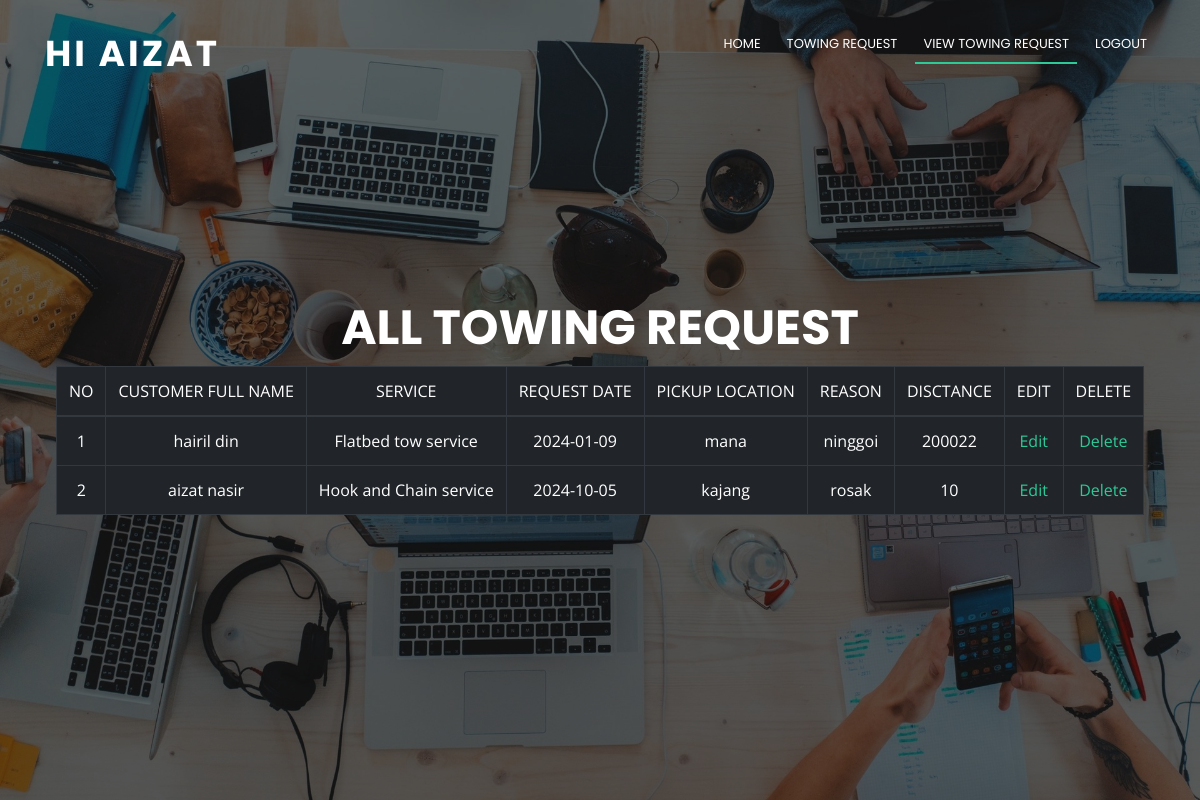
The app's page /viewNT.php (signed in) with its own data.
### tables this page shows
CREATE TABLE `towing_request` (
  `Towing_Request_ID` int NOT NULL,
  `Customer_ID` int NOT NULL,
  `ServiceType_ID` int NOT NULL,
  `Request_Date` date NOT NULL,
  `Request_Time` time NOT NULL,
  `Pickup_Location` varchar(100) NOT NULL,
  `Reason_For_Tow` varchar(300) NOT NULL,
  `Request_Urgency` tinyint(1) NOT NULL,
  `Request_Distance` int NOT NULL
);

CREATE TABLE `customer` (
  `Customer_ID` int NOT NULL,
  `Customer_FirstName` varchar(50) NOT NULL,
  `Customer_LastName` varchar(50) NOT NULL,
  `Customer_PhoneNum` int NOT NULL,
  `Customer_Address` varchar(50) NOT NULL
);

CREATE TABLE `service_type` (
  `ServiceType_ID` int NOT NULL,
  `ServiceType_Name` varchar(50) NOT NULL,
  `ServiceType_Description` varchar(300) NOT NULL
);

### function.php (called while the page is built, shortened)
<?php
function getAllTr(){
  $con=mysqli_connect("localhost", "root", "root", "a");
   $sql="SELECT *, c.Customer_FirstName,c.Customer_LastName, ser.ServiceType_Name
       FROM towing_request
       LEFT JOIN customer c ON towing_request.customer_id = c.Customer_ID
       LEFT JOIN service_type ser ON towing_request.ServiceType_ID = ser.ServiceType_ID;";
   $qry = mysqli_query($con,$sql);
   return $qry;
}
 ?>

### viewNT.php (the view, shortened to what this page needs)
<?php
include "function.php";
$res = getAllTr();
?>
<!DOCTYPE html>
<html lang="en">
<head>
  <link rel="stylesheet" href="https://cdnjs.cloudflare.com/ajax/libs/font-awesome/4.7.0/css/font-awesome.min.css">
  <link href="lib/bootstrap/css/bootstrap.min.css" rel="stylesheet">
  <link href="lib/font-awesome/css/font-awesome.min.css" rel="stylesheet">
  <link href="lib/animate/animate.min.css" rel="stylesheet">
  <link href="css/style.css" rel="stylesheet">
</head>
<body>
  <header id="header">
    <div class="container">
<?php
$username = $_SESSION['username'];
 ?>
      <div id="logo" class="pull-left">
        <h1><a href="#hero"> <?php echo "Hi ".$username; ?> </a></h1>
      </div>
      <nav id="nav-menu-container">
        <ul class="nav-menu">
          <li class=""><a href="MainMenu.php">Home</a></li>
          <li class=""><a href="towingRequest.php">TOWING REQUEST</a></li>
          <li class="menu-active"><a href="#hero">VIEW TOWING REQUEST</a></li>
          <li class=""><a href="logout.php">Logout</a></li>
        </ul>
      </nav>
    </div>
  </header>
  <section id="hero">
    <div class="hero-container">
      <div>
      <h1>All Towing Request</h1>
       <table class="table table-bordered table-dark">
         <thead>
              <td>NO</td>
              <td>CUSTOMER FULL NAME</td>
              <td>SERVICE</td>
              <td>REQUEST DATE</td>
              <td>PICKUP LOCATION</td>
              <td>REASON</td>
              <td>DISCTANCE</td>
              <td>EDIT</td>
              <td>DELETE</td>
            </thead>
           <?php
           $count=1;
           while($row=mysqli_fetch_assoc($res))
           {
             echo"<tr>";
             echo "<td>".($count)."</td>";
             echo "<td>".$row['Customer_FirstName']."  ".$row['Customer_LastName']."</td>";
             echo"<td>".$row['ServiceType_Name']."</td>";
             echo"<td>".$row['Request_Date']."</td>";
             echo"<td>".$row['Pickup_Location']."</td>";
              echo"<td>".$row['Reason_For_Tow']."</td>";
               echo"<td>".$row['Request_Distance']."</td>";
             echo "<td><a href='editTR.php?id=" . $row['Towing_Request_ID']."'>Edit</a></td>";
             echo "<td><a href='deleteTR.php?id=" . $row['Towing_Request_ID']."'>Delete</a></td>";
             $count++;
           }
            ?>
       </table>
    </div>
  </section>
</body>
</html>

### css/style.css (style rules this page uses)
body { background: #fff; color: #666666; font-family: "Open Sans", sans-serif; }
a { color: #2dc997; }
h1, h2, h3, h4, h5, h6 { font-family: "Poppins", sans-serif; font-weight: 400; margin: 0 0 20px 0; padding: 0; }
#header { padding: 30px 0; height: 92px; position: fixed; left: 0; top: 0; right: 0; transition: all 0.5s; z-index: 997; }
#header #logo { float: left; }
#header #logo h1 { font-size: 36px; margin: 0; padding: 6px 0; line-height: 1; font-family: "Poppins", sans-serif; font-weight: 700; letter-spacing: 3px; text-transform: uppercase; }
#header #logo h1 a, #header #logo h1 a:hover { color: #fff; }
#hero { width: 100%; height: 100vh; background: url(../img/workspace.jpg) top center; background-size: cover; position: relative; }
@media (min-width: 1024px) { #hero { background-attachment: fixed; } }
#hero:before { content: ""; background: rgba(0, 0, 0, 0.6); position: absolute; bottom: 0; top: 0; left: 0; right: 0; }
#hero .hero-container { position: absolute; bottom: 0; top: 0; left: 0; right: 0; display: flex; justify-content: center; align-items: center; flex-direction: column; text-align: center; }
#hero h1 { margin: 30px 0 10px 0; font-size: 48px; font-weight: 700; line-height: 56px; text-transform: uppercase; color: #fff; }
.nav-menu, .nav-menu * { margin: 0; padding: 0; list-style: none; }
.nav-menu li { position: relative; white-space: nowrap; }
.nav-menu > li { float: left; }
#nav-menu-container { float: right; margin: 0; }
.nav-menu a { padding: 0 8px 10px 8px; text-decoration: none; display: inline-block; color: #fff; font-family: "Poppins", sans-serif; font-weight: 400; text-transform: uppercase; font-size: 13px; outline: none; }
.nav-menu > li { margin-left: 10px; }
.nav-menu > li > a:before { content: ""; position: absolute; width: 100%; height: 2px; bottom: 0; left: 0; background-color: #2dc997; visibility: hidden; -webkit-transform: scaleX(0); transform: scaleX(0); -webkit-transition: all 0.3s ease-in-out 0s; transition: all 0.3s ease-in-out 0s; }
.nav-menu a:hover:before, .nav-menu li:hover > a:before, .nav-menu .menu-active > a:before { visibility: visible; -webkit-transform: scaleX(1); transform: scaleX(1); }
#mobile-nav { position: fixed; top: 0; padding-top: 18px; bottom: 0; z-index: 998; background: rgba(52, 59, 64, 0.9); left: -260px; width: 260px; overflow-y: auto; transition: 0.4s; }
#mobile-nav ul { padding: 0; margin: 0; list-style: none; }
#mobile-nav ul li { position: relative; }
#mobile-nav ul li a { color: #fff; font-size: 16px; overflow: hidden; padding: 10px 22px 10px 15px; position: relative; text-decoration: none; width: 100%; display: block; outline: none; }

### records on screen
towing_request: Customer_ID.Customer_FirstName "hairil", Customer_ID.Customer_LastName "din", ServiceType_ID.ServiceType_Name "Flatbed tow service", Request_Date "2024-01-09", Pickup_Location "mana", Reason_For_Tow "ninggoi", Request_Distance "200022"
towing_request: Customer_ID.Customer_FirstName "aizat", Customer_ID.Customer_LastName "nasir", ServiceType_ID.ServiceType_Name "Hook and Chain service", Request_Date "2024-10-05", Pickup_Location "kajang", Reason_For_Tow "rosak", Request_Distance "10"

### other values on screen
$username "AIZAT"
